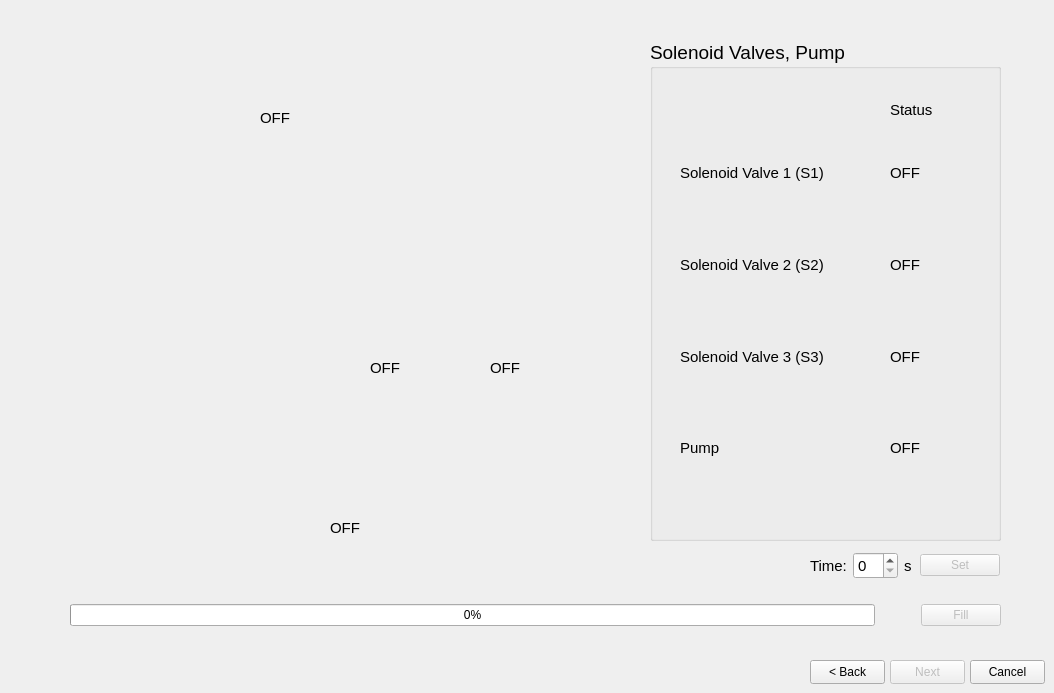
    <widget class="QWidget" name="tab_3">
     <attribute name="title">
      <string>2. Fill</string>
     </attribute>
     <widget class="QPushButton" name="pushButton_back">
      <property name="geometry">
       <rect>
        <x>810</x>
        <y>660</y>
        <width>75</width>
        <height>24</height>
       </rect>
      </property>
      <property name="font">
       <font>
        <family>Arial</family>
        <pointsize>9</pointsize>
       </font>
      </property>
      <property name="text">
       <string>&lt; Back</string>
      </property>
     </widget>
     <widget class="QPushButton" name="pushButton_cancel2">
      <property name="geometry">
       <rect>
        <x>970</x>
        <y>660</y>
        <width>75</width>
        <height>24</height>
       </rect>
      </property>
      <property name="font">
       <font>
        <family>Arial</family>
        <pointsize>9</pointsize>
       </font>
      </property>
      <property name="text">
       <string>Cancel</string>
      </property>
     </widget>
     <widget class="QWidget" name="layoutWidget_4">
      <property name="geometry">
       <rect>
        <x>70</x>
        <y>600</y>
        <width>931</width>
        <height>31</height>
       </rect>
      </property>
      <layout class="QHBoxLayout" name="horizontalLayout">
       <item>
        <widget class="QProgressBar" name="progressBar_fill">
         <property name="font">
          <font>
           <family>Arial</family>
           <pointsize>9</pointsize>
          </font>
         </property>
         <property name="value">
          <number>0</number>
         </property>
        </widget>
       </item>
       <item>
        <spacer name="horizontalSpacer">
         <property name="orientation">
          <enum>Qt::Horizontal</enum>
         </property>
         <property name="sizeType">
          <enum>QSizePolicy::Minimum</enum>
         </property>
         <property name="sizeHint" stdset="0">
          <size>
           <width>40</width>
           <height>20</height>
          </size>
         </property>
        </spacer>
       </item>
       <item>
        <widget class="QPushButton" name="pushButton_fill">
         <property name="enabled">
          <bool>false</bool>
         </property>
         <property name="font">
          <font>
           <family>Arial</family>
           <pointsize>9</pointsize>
          </font>
         </property>
         <property name="text">
          <string>Fill</string>
         </property>
        </widget>
       </item>
      </layout>
     </widget>
     <widget class="QPushButton" name="pushButton_next2">
      <property name="enabled">
       <bool>false</bool>
      </property>
      <property name="geometry">
       <rect>
        <x>890</x>
        <y>660</y>
        <width>75</width>
        <height>24</height>
       </rect>
      </property>
      <property name="font">
       <font>
        <family>Arial</family>
        <pointsize>9</pointsize>
       </font>
      </property>
      <property name="text">
       <string>Next</string>
      </property>
     </widget>
     <widget class="QGroupBox" name="groupBox_2">
      <property name="geometry">
       <rect>
        <x>650</x>
        <y>40</y>
        <width>351</width>
        <height>501</height>
       </rect>
      </property>
      <property name="font">
       <font>
        <family>Arial</family>
        <pointsize>14</pointsize>
       </font>
      </property>
      <property name="title">
       <string>Solenoid Valves, Pump</string>
      </property>
      <widget class="QLabel" name="label_status_2">
       <property name="geometry">
        <rect>
         <x>240</x>
         <y>60</y>
         <width>51</width>
         <height>20</height>
        </rect>
       </property>
       <property name="font">
        <font>
         <pointsize>11</pointsize>
        </font>
       </property>
       <property name="styleSheet">
        <string notr="true"/>
       </property>
       <property name="text">
        <string>Status</string>
       </property>
      </widget>
      <widget class="QWidget" name="verticalLayoutWidget">
       <property name="geometry">
        <rect>
         <x>30</x>
         <y>90</y>
         <width>191</width>
         <height>361</height>
        </rect>
       </property>
       <layout class="QVBoxLayout" name="verticalLayout_4">
        <item>
         <widget class="QLabel" name="label_valve1_2">
          <property name="font">
           <font>
            <pointsize>11</pointsize>
           </font>
          </property>
          <property name="text">
           <string>Solenoid Valve 1 (S1)</string>
          </property>
         </widget>
        </item>
        <item>
         <widget class="QLabel" name="label_valve2_2">
          <property name="font">
           <font>
            <pointsize>11</pointsize>
           </font>
          </property>
          <property name="text">
           <string>Solenoid Valve 2 (S2)</string>
          </property>
         </widget>
        </item>
        <item>
         <widget class="QLabel" name="label_valve3_2">
          <property name="font">
           <font>
            <pointsize>11</pointsize>
           </font>
          </property>
          <property name="text">
           <string>Solenoid Valve 3 (S3)</string>
          </property>
         </widget>
        </item>
        <item>
         <widget class="QLabel" name="label_valve4_3">
          <property name="font">
           <font>
            <pointsize>11</pointsize>
           </font>
          </property>
          <property name="text">
           <string>Pump</string>
          </property>
         </widget>
        </item>
       </layout>
      </widget>
      <widget class="QWidget" name="verticalLayoutWidget_2">
       <property name="geometry">
        <rect>
         <x>240</x>
         <y>90</y>
         <width>91</width>
         <height>361</height>
        </rect>
       </property>
       <layout class="QVBoxLayout" name="verticalLayout_5">
        <item>
         <widget class="QLabel" name="label_stat1_2">
          <property name="font">
           <font>
            <pointsize>11</pointsize>
           </font>
          </property>
          <property name="styleSheet">
           <string notr="true"/>
          </property>
          <property name="text">
           <string>OFF</string>
          </property>
         </widget>
        </item>
        <item>
         <widget class="QLabel" name="label_stat2_2">
          <property name="font">
           <font>
            <pointsize>11</pointsize>
           </font>
          </property>
          <property name="styleSheet">
           <string notr="true"/>
          </property>
          <property name="text">
           <string>OFF</string>
          </property>
         </widget>
        </item>
        <item>
         <widget class="QLabel" name="label_stat3_2">
          <property name="font">
           <font>
            <pointsize>11</pointsize>
           </font>
          </property>
          <property name="styleSheet">
           <string notr="true"/>
          </property>
          <property name="text">
           <string>OFF</string>
          </property>
         </widget>
        </item>
        <item>
         <widget class="QLabel" name="label_stat5_2">
          <property name="font">
           <font>
            <pointsize>11</pointsize>
           </font>
          </property>
          <property name="styleSheet">
           <string notr="true"/>
          </property>
          <property name="text">
           <string>OFF</string>
          </property>
         </widget>
        </item>
       </layout>
      </widget>
     </widget>
     <widget class="QLabel" name="label_pic">
      <property name="geometry">
       <rect>
        <x>70</x>
        <y>40</y>
        <width>521</width>
        <height>501</height>
       </rect>
      </property>
      <property name="styleSheet">
       <string notr="true">background-image: url(:/ /pressureLoop2.jpg);</string>
      </property>
      <property name="text">
       <string/>
      </property>
      <property name="pixmap">
       <pixmap resource="../Downloads/test.qrc">:/ /pressureLoop5.jpg</pixmap>
      </property>
      <property name="scaledContents">
       <bool>true</bool>
      </property>
     </widget>
     <widget class="QLabel" name="label_2_4">
      <property name="geometry">
       <rect>
        <x>330</x>
        <y>520</y>
        <width>51</width>
        <height>16</height>
       </rect>
      </property>
      <property name="font">
       <font>
        <family>Arial</family>
        <pointsize>11</pointsize>
       </font>
      </property>
      <property name="text">
       <string>OFF</string>
      </property>
     </widget>
     <widget class="QLabel" name="label_2_1">
      <property name="geometry">
       <rect>
        <x>370</x>
        <y>360</y>
        <width>51</width>
        <height>16</height>
       </rect>
      </property>
      <property name="font">
       <font>
        <family>Arial</family>
        <pointsize>11</pointsize>
       </font>
      </property>
      <property name="text">
       <string>OFF</string>
      </property>
     </widget>
     <widget class="QLabel" name="label_2_2">
      <property name="geometry">
       <rect>
        <x>490</x>
        <y>360</y>
        <width>41</width>
        <height>16</height>
       </rect>
      </property>
      <property name="font">
       <font>
        <family>Arial</family>
        <pointsize>11</pointsize>
       </font>
      </property>
      <property name="text">
       <string>OFF</string>
      </property>
     </widget>
     <widget class="QLabel" name="label_2_3">
      <property name="geometry">
       <rect>
        <x>260</x>
        <y>110</y>
        <width>41</width>
        <height>16</height>
       </rect>
      </property>
      <property name="font">
       <font>
        <family>Arial</family>
        <pointsize>11</pointsize>
       </font>
      </property>
      <property name="text">
       <string>OFF</string>
      </property>
     </widget>
     <widget class="QWidget" name="horizontalLayoutWidget">
      <property name="geometry">
       <rect>
        <x>610</x>
        <y>550</y>
        <width>390</width>
        <height>31</height>
       </rect>
      </property>
      <layout class="QHBoxLayout" name="horizontalLayout_4">
       <item>
        <spacer name="horizontalSpacer_3">
         <property name="orientation">
          <enum>Qt::Horizontal</enum>
         </property>
         <property name="sizeType">
          <enum>QSizePolicy::Fixed</enum>
         </property>
         <property name="sizeHint" stdset="0">
          <size>
           <width>200</width>
           <height>0</height>
          </size>
         </property>
        </spacer>
       </item>
       <item>
        <widget class="QLabel" name="label_3">
         <property name="font">
          <font>
           <pointsize>11</pointsize>
          </font>
         </property>
         <property name="text">
          <string>Time:</string>
         </property>
        </widget>
       </item>
       <item>
        <widget class="QSpinBox" name="spinBox">
         <property name="font">
          <font>
           <family>Arial</family>
           <pointsize>11</pointsize>
          </font>
         </property>
        </widget>
       </item>
       <item>
        <widget class="QLabel" name="label_2_5">
         <property name="font">
          <font>
           <family>Arial</family>
           <pointsize>11</pointsize>
          </font>
         </property>
         <property name="text">
          <string>s</string>
         </property>
        </widget>
       </item>
       <item>
        <widget class="QPushButton" name="pushButton_set">
         <property name="enabled">
          <bool>false</bool>
         </property>
         <property name="text">
          <string>Set</string>
         </property>
        </widget>
       </item>
      </layout>
     </widget>
    </widget>
